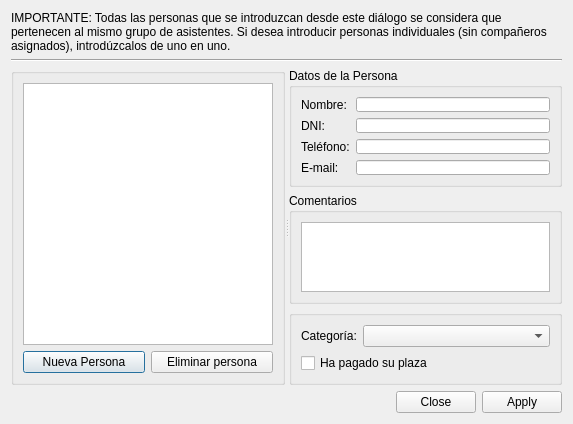
<?xml version="1.0" encoding="UTF-8"?>
<ui version="4.0">
 <class>addPersonasDialog</class>
 <widget class="QDialog" name="addPersonasDialog">
  <property name="geometry">
   <rect>
    <x>0</x>
    <y>0</y>
    <width>573</width>
    <height>423</height>
   </rect>
  </property>
  <property name="windowTitle">
   <string>MyAcolito - Añadir grupo</string>
  </property>
  <property name="windowIcon">
   <iconset>
    <normaloff>:/iconosAcolitos/addPersonas</normaloff>:/iconosAcolitos/addPersonas</iconset>
  </property>
  <layout class="QVBoxLayout" name="verticalLayout_4">
   <item>
    <layout class="QVBoxLayout" name="verticalLayout_3">
     <item>
      <widget class="QLabel" name="label">
       <property name="text">
        <string>IMPORTANTE: Todas las personas que se introduzcan desde este diálogo se considera que pertenecen al mismo grupo de asistentes. Si desea introducir personas individuales (sin compañeros asignados), introdúzcalos de uno en uno.</string>
       </property>
       <property name="wordWrap">
        <bool>true</bool>
       </property>
      </widget>
     </item>
     <item>
      <widget class="Line" name="line">
       <property name="orientation">
        <enum>Qt::Horizontal</enum>
       </property>
      </widget>
     </item>
    </layout>
   </item>
   <item>
    <widget class="QSplitter" name="splitter">
     <property name="orientation">
      <enum>Qt::Horizontal</enum>
     </property>
     <widget class="QGroupBox" name="groupBox">
      <property name="title">
       <string/>
      </property>
      <layout class="QVBoxLayout" name="verticalLayout">
       <item>
        <widget class="QListView" name="vistaPersonas"/>
       </item>
       <item>
        <layout class="QHBoxLayout" name="horizontalLayout">
         <item>
          <widget class="QPushButton" name="addPersonaButton">
           <property name="text">
            <string>Nueva Persona</string>
           </property>
          </widget>
         </item>
         <item>
          <widget class="QPushButton" name="delPersonaButton">
           <property name="text">
            <string>Eliminar persona</string>
           </property>
          </widget>
         </item>
        </layout>
       </item>
      </layout>
     </widget>
     <widget class="QWidget" name="layoutWidget">
      <layout class="QVBoxLayout" name="verticalLayout_2">
       <item>
        <widget class="QGroupBox" name="groupBox_2">
         <property name="sizePolicy">
          <sizepolicy hsizetype="Preferred" vsizetype="MinimumExpanding">
           <horstretch>0</horstretch>
           <verstretch>0</verstretch>
          </sizepolicy>
         </property>
         <property name="title">
          <string>Datos de la Persona</string>
         </property>
         <layout class="QGridLayout" name="gridLayout_2">
          <item row="0" column="0">
           <widget class="QLabel" name="label_2">
            <property name="text">
             <string>Nombre:</string>
            </property>
           </widget>
          </item>
          <item row="0" column="1">
           <widget class="QLineEdit" name="nombreEdit"/>
          </item>
          <item row="1" column="0">
           <widget class="QLabel" name="label_3">
            <property name="text">
             <string>DNI:</string>
            </property>
           </widget>
          </item>
          <item row="1" column="1">
           <widget class="QLineEdit" name="dniEdit"/>
          </item>
          <item row="2" column="0">
           <widget class="QLabel" name="label_4">
            <property name="text">
             <string>Teléfono:</string>
            </property>
           </widget>
          </item>
          <item row="2" column="1">
           <widget class="QLineEdit" name="tlfEdit"/>
          </item>
          <item row="3" column="0">
           <widget class="QLabel" name="label_5">
            <property name="text">
             <string>E-mail:</string>
            </property>
           </widget>
          </item>
          <item row="3" column="1">
           <widget class="QLineEdit" name="mailEdit"/>
          </item>
         </layout>
        </widget>
       </item>
       <item>
        <widget class="QGroupBox" name="groupBox_4">
         <property name="title">
          <string>Comentarios</string>
         </property>
         <layout class="QVBoxLayout" name="verticalLayout_5">
          <item>
           <widget class="QPlainTextEdit" name="comentarioTextEdit"/>
          </item>
         </layout>
        </widget>
       </item>
       <item>
        <widget class="QGroupBox" name="groupBox_3">
         <property name="title">
          <string/>
         </property>
         <layout class="QGridLayout" name="gridLayout">
          <item row="0" column="0">
           <widget class="QLabel" name="label_6">
            <property name="text">
             <string>Categoría:</string>
            </property>
           </widget>
          </item>
          <item row="0" column="1">
           <widget class="AcolitoTextComboBox" name="categoriaComboBox">
            <property name="sizePolicy">
             <sizepolicy hsizetype="MinimumExpanding" vsizetype="Fixed">
              <horstretch>0</horstretch>
              <verstretch>0</verstretch>
             </sizepolicy>
            </property>
           </widget>
          </item>
          <item row="1" column="0" colspan="2">
           <widget class="AcolitoBoolCheckBox" name="checkBox">
            <property name="text">
             <string>Ha pagado su plaza</string>
            </property>
           </widget>
          </item>
         </layout>
        </widget>
       </item>
      </layout>
     </widget>
    </widget>
   </item>
   <item>
    <layout class="QHBoxLayout" name="horizontalLayout_2">
     <item>
      <spacer name="horizontalSpacer">
       <property name="orientation">
        <enum>Qt::Horizontal</enum>
       </property>
       <property name="sizeHint" stdset="0">
        <size>
         <width>368</width>
         <height>20</height>
        </size>
       </property>
      </spacer>
     </item>
     <item>
      <widget class="QDialogButtonBox" name="buttonBox">
       <property name="orientation">
        <enum>Qt::Horizontal</enum>
       </property>
       <property name="standardButtons">
        <set>QDialogButtonBox::Apply|QDialogButtonBox::Close</set>
       </property>
      </widget>
     </item>
    </layout>
   </item>
  </layout>
 </widget>
 <customwidgets>
  <customwidget>
   <class>AcolitoTextComboBox</class>
   <extends>QComboBox</extends>
   <header>acolitotextcombobox.h</header>
  </customwidget>
  <customwidget>
   <class>AcolitoBoolCheckBox</class>
   <extends>QCheckBox</extends>
   <header>acolitoboolcheckbox.h</header>
  </customwidget>
 </customwidgets>
 <resources/>
 <connections>
  <connection>
   <sender>buttonBox</sender>
   <signal>accepted()</signal>
   <receiver>addPersonasDialog</receiver>
   <slot>accept()</slot>
   <hints>
    <hint type="sourcelabel">
     <x>248</x>
     <y>254</y>
    </hint>
    <hint type="destinationlabel">
     <x>157</x>
     <y>274</y>
    </hint>
   </hints>
  </connection>
  <connection>
   <sender>buttonBox</sender>
   <signal>rejected()</signal>
   <receiver>addPersonasDialog</receiver>
   <slot>close()</slot>
   <hints>
    <hint type="sourcelabel">
     <x>316</x>
     <y>260</y>
    </hint>
    <hint type="destinationlabel">
     <x>286</x>
     <y>274</y>
    </hint>
   </hints>
  </connection>
 </connections>
</ui>
